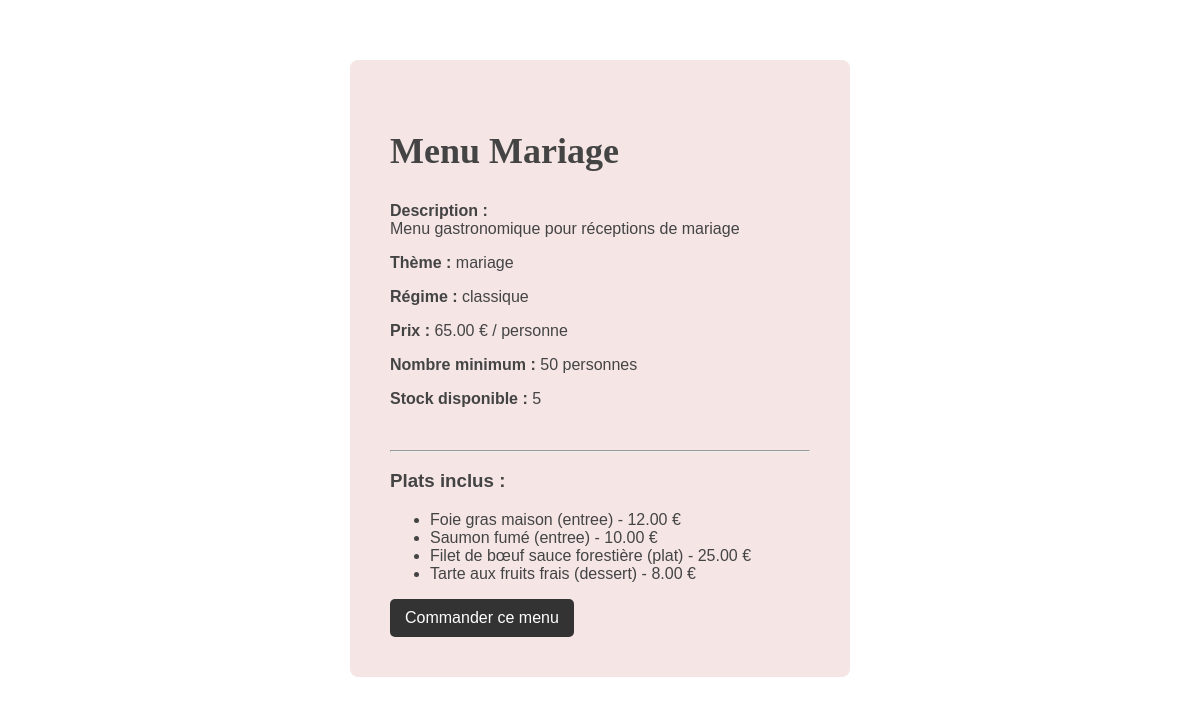
The app's page /menu.php?id=1 with its own data.
### tables this page shows
CREATE TABLE menus (
    id INT AUTO_INCREMENT PRIMARY KEY,
    nom VARCHAR(150) NOT NULL,
    description TEXT NOT NULL,
    theme VARCHAR(100) NOT NULL,
    nb_personnes_min INT NOT NULL,
    prix_par_personne DECIMAL(8,2) NOT NULL,
    delai_commande_jours INT NOT NULL,
    stock_disponible INT NOT NULL DEFAULT 0,
    regime ENUM('classique', 'vegetarien', 'vegan') NOT NULL DEFAULT 'classique'
);

CREATE TABLE plats (
    id INT AUTO_INCREMENT PRIMARY KEY,
    nom VARCHAR(150) NOT NULL,
    type ENUM('entree', 'plat', 'dessert', 'boisson') NOT NULL,
    prix DECIMAL(8,2) NOT NULL
);

### src/Models/Menu.php (called while the page is built, shortened)
<?php
class Menu
{
    private PDO $db;
    public function __construct()
    {
        $database = new Database();
        $this->db = $database->getConnection();
    }
    public function getById(int $id): ?array
    {
        $sql = "SELECT * FROM menus WHERE id = :id";
        $stmt = $this->db->prepare($sql);
        $stmt->execute(['id' => $id]);
        $menu = $stmt->fetch(PDO::FETCH_ASSOC);
        return $menu ?: null;
    }
    public function getPlatsByMenu(int $menu_id): array
    {
        $sql = "
        SELECT p.*
        FROM plats p
        INNER JOIN menu_plat mp ON p.id = mp.plat_id
        WHERE mp.menu_id = :menu_id
    ";
        $stmt = $this->db->prepare($sql);
        $stmt->execute(['menu_id' => $menu_id]);
        return $stmt->fetchAll(PDO::FETCH_ASSOC);
    }
}

### config/database.php (called while the page is built, shortened)
<?php
class Database
{
    private string $host = "localhost";
    private string $dbName = "vite_gourmand";
    private string $username = "root";
    private string $password = "";
    private ?PDO $connection = null;
    public function getConnection(): PDO
    {
        if ($this->connection === null) {
            try {
                $this->connection = new PDO(
                    "mysql:host={$this->host};dbname={$this->dbName};charset=utf8",
                    $this->username,
                    $this->password
                );
                $this->connection->setAttribute(PDO::ATTR_ERRMODE, PDO::ERRMODE_EXCEPTION);
            } catch (PDOException $e) {
                die("Erreur de connexion à la base de données");
            }
        }
        return $this->connection;
    }
}

### src/Controllers/MenuController.php (called while the page is built, shortened)
<?php
class MenuController
{
    private Menu $menuModel;
    public function __construct()
    {
        $this->menuModel = new Menu();
    }
    public function show(int $id): ?array
    {
        $menu = $this->menuModel->getById($id);
        $menu['plats'] = $this->menuModel->getPlatsByMenu($id);
        return $menu;
    }
}

### public/menu.php (the view, shortened to what this page needs)
<?php
require_once __DIR__ . '/../config/Database.php';
require_once __DIR__ . '/../src/Models/Menu.php';
require_once __DIR__ . '/../src/Controllers/MenuController.php';
$controller = new MenuController();
$menu = $controller->show((int) $_GET['id']);
?>
<!DOCTYPE html>
<html lang="fr">
<head>
    <link rel="stylesheet" href="css/style.css">
</head>
<body>
    <div class="form-container">
        <h2><?= htmlspecialchars($menu['nom']) ?></h2>
        <p><strong>Description :</strong><br>
            <?= htmlspecialchars($menu['description']) ?>
        </p>
        <p><strong>Thème :</strong> <?= htmlspecialchars($menu['theme']) ?></p>
        <p><strong>Régime :</strong> <?= htmlspecialchars($menu['regime']) ?></p>
        <p><strong>Prix :</strong> <?= number_format($menu['prix_par_personne'], 2) ?> € / personne</p>
        <p><strong>Nombre minimum :</strong> <?= (int) $menu['nb_personnes_min'] ?> personnes</p>
        <p><strong>Stock disponible :</strong> <?= (int) $menu['stock_disponible'] ?></p>
        <br>
        <hr>
        <h3>Plats inclus :</h3>
        <?php if (!empty($menu['plats'])): ?>
            <ul>
                <?php foreach ($menu['plats'] as $plat): ?>
                    <li>
                        <?= htmlspecialchars($plat['nom']) ?>
                        (<?= htmlspecialchars($plat['type']) ?>)
                        - <?= number_format($plat['prix'], 2) ?> €
                    </li>
                <?php endforeach; ?>
            </ul>
        <?php else: ?>
            <p>Aucun plat associé.</p>
        <?php endif; ?>
        <?php if ($menu['stock_disponible'] > 0): ?>
            <a href="commande.php?menu_id=<?= $menu['id'] ?>" class="btn-menus">
                Commander ce menu
            </a>
        <?php else: ?>
            <p style="color:red; font-weight:bold;">
                Menu actuellement indisponible
            </p>
        <?php endif; ?>
    </div>
</body>
</html>

### public/css/style.css (style rules this page uses)
body { background-color: #FFFFFF; color: #444444; font-family: 'Montserrat', sans-serif; margin: 0; }
h2 { font-family: 'Moon Dance', cursive; font-size: 36px; }
.btn-menus { display: inline-block; padding: 10px 15px; background: #333; color: #fff; text-decoration: none; border-radius: 5px; }
.form-container { max-width: 500px; margin: 60px auto; background-color: #F5E5E5; padding: 40px; border-radius: 8px; box-sizing: border-box; }

### records on screen
menus: nom "Menu Mariage", description "Menu gastronomique pour réceptions de mariage", theme "mariage", regime "classique", prix_par_personne "65.00", nb_personnes_min "50", stock_disponible "5"
plats: nom "Foie gras maison", type "entree", prix "12.00"
plats: nom "Saumon fumé", type "entree", prix "10.00"
plats: nom "Filet de bœuf sauce forestière", type "plat", prix "25.00"
plats: nom "Tarte aux fruits frais", type "dessert", prix "8.00"
